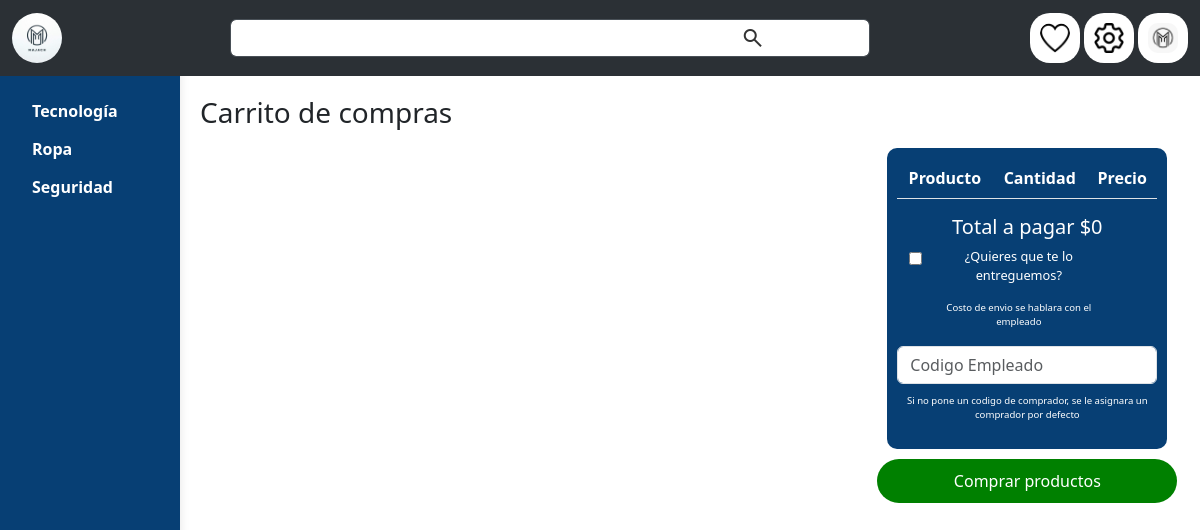
The page /cart/ (signed in) on the database as committed earlier.
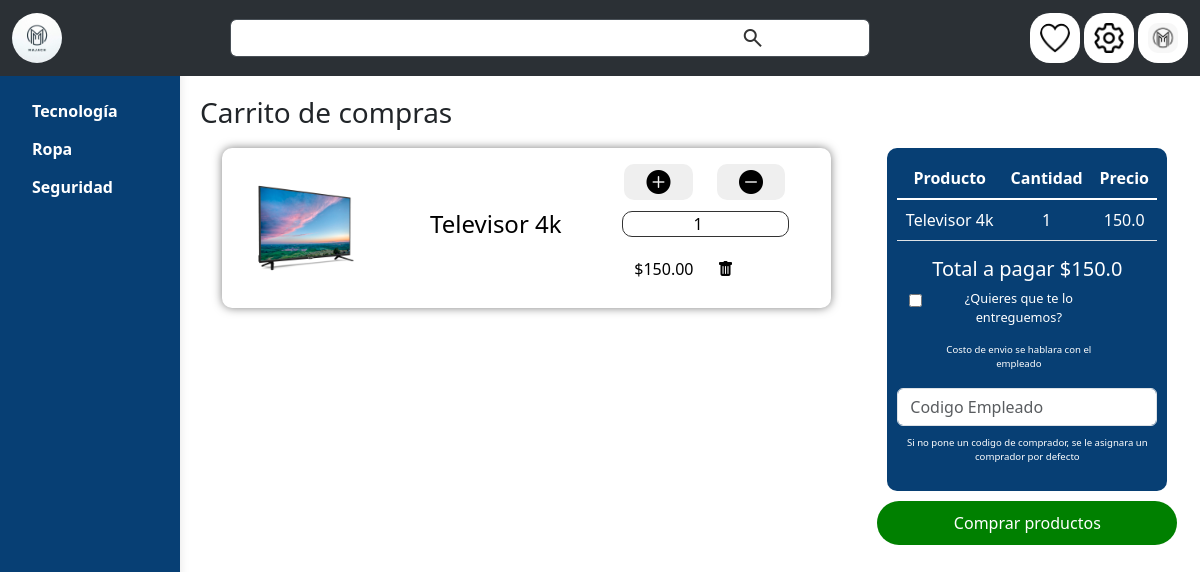
The same page on the database as committed later.
### intro/models.py (models this page shows, shortened)
class User(AbstractUser):
    phone = models.CharField(max_length=10)
    photo = models.ImageField(upload_to='users/', default='users/default.png')
    is_admin = models.BooleanField(default=False)
    is_seller = models.BooleanField(default=False)

class Category(models.Model):
    name = models.CharField(max_length=50)
    photo = models.ImageField(upload_to='categories/', default='categories/default-category.jpeg')

class Cart(models.Model):
    user = models.ForeignKey(User, on_delete=models.CASCADE, blank=True, null=True)
    product = models.ForeignKey(Product, on_delete=models.CASCADE, blank=True, null=True)
    quantity = models.IntegerField()

class Product(models.Model):
    name = models.CharField(max_length=50)
    price = models.FloatField()
    stock = models.IntegerField()
    description = models.TextField()
    photo = models.ImageField(upload_to='products/')
    category = models.ForeignKey(Category, on_delete=models.CASCADE)
    comments = models.ManyToManyField(Comment, blank=True)

### intro/views.py (the view)
# urls.py: path('cart/', views.cart, name='cart'),
def cart(request):
    if request.user.is_authenticated:
        try:
            user = User.objects.get(pk=request.user.id)
            code_seller = ClientSellerRelation.objects.filter(client=Client.objects.get(user=user)).first()
            code_seller = code_seller.seller.code_seller
        except:
            code_seller = ""
        user = User.objects.get(pk=request.user.id)
        try:
            cart = Cart.objects.filter(user=user)
        except:
            cart = None
        total = 0
        try:
            for c in cart:
                total += c.product.price * c.quantity
        except:
            total = 0
        return render(request, 'users/cart.html', {
            'cart': cart,
            'total': total,
            'code_seller': code_seller
        })
    else:
        return render(request, 'intro.html', {
            'error': 'Debes iniciar sesión para acceder a esta página'
        })

### intro/templates/users/cart.html (shortened to what this page needs)
{% extends 'layout.html' %}
{% load static %}
{% block body %}
<h3 data-section="cart" data-value="cart"></h3>
<div class="container">
    <div class="row row-cols-2">
        <div class="col-lg-8">
            {% for product in cart %}
            <div class="container-product">
                <div class="cart-product">
                    <div class="container">
                        <div class="row row-cols-1 row-cols-md-2">
                            <div class="col-lg-3">
                                <div class="img-center">
                                    <img src="{{ product.product.photo.url }}" alt="Product_photo" width="100">
                                </div>
                            </div>
                            <div class="col-lg-9">
                                <div class="container">
                                    <div class="row row-cols-1 row-cols-sm-1 row-cols-md-2">
                                        <div class="col">
                                            <h4 class="text-center responsive-blanc">{{ product.product.name }}</h4>
                                        </div>
                                        <div class="col">
                                            <div class="container text-center">
                                                <div class="row row-cols-1 row-cols-sm-1 row-cols-md-2">
                                                    <div class="col">
                                                        <form action="{% url 'intro:add_one_product' product.id %}" method="post">
                                                            <button type="submit" class="add-minus-price-btn">
                                                                <i class="bi bi-plus-circle-fill"></i>
                                                            </button>
                                                        </form>
                                                    </div>
                                                    <div class="col">
                                                        <form action="{% url 'intro:remove_one_product' product.id %}" method="post">
                                                            <button type="submit" class="add-minus-price-btn">
                                                                <i class="bi bi-dash-circle-fill"></i>
                                                            </button>
                                                        </form>
                                                    </div>
                                                </div>
                                            </div>
                                        </div>
                                    </div>
                                    <div class="row row-cols-2 align-items-end">
                                        <div class="col">
                                            <h4 class="text-center responsive-text">{{ product.product.name }}</h4>
                                        </div>
                                        <div class="col">
                                            <input class="text-center input-quantity" id="stock" type="number" value="{{ product.quantity }}" min="1" width="30" readonly>
                                        </div>
                                        <div class="col">
                                        </div>
                                        <div class="col">
                                            <div class="container">
                                                <div class="row button-class">
                                                    <div class="col text-center">${{ product.product.price | floatformat:2 }}</div>
                                                    <div class="col">
                                                        <form action="{% url 'intro:delete_cart' product.id %}" method="post">
                                                            <button type="submit" class="item-cash">
                                                                <i class="bi bi-trash-fill"></i>
                                                            </button>
                                                        </form>
                                                    </div>
                                                </div>
                                            </div>
                                        </div>
                                    </div>
                                </div>
                            </div>
                        </div>
                    </div>
                </div>
            </div>
            {% endfor %}
        </div>
        <div class="col-lg-3">
            <div class="container text-center">
                <div class="row row-cols-1 fixed-container">
                    <form action="{% url 'intro:complete_buy' %}" method="post">
                        <div class="col">
                            <div class="bg-blue">
                                <div class="table-responsive">
                                    <table class="table">
                                        <thead style="background-color: #073F74;">
                                            <tr>
                                                <th class="table-color-blue" scope="col">Producto</th>
                                                <th class="table-color-blue" scope="col">Cantidad</th>
                                                <th class="table-color-blue" scope="col">Precio</th>
                                            </tr>
                                        </thead>
                                        <tbody class="table-group-divider">
                                            {% for product in cart %}
                                            <tr>
                                                <td class="table-color-blue">{{ product.product.name }}</td>
                                                <td class="table-color-blue">{{ product.quantity }}</td>
                                                <td class="table-color-blue">{{ product.product.price }}</td>
                                            </tr>
                                            {% endfor %}
                                        </tbody>
                                    </table>
                                </div>
                                <h5><span data-section="cart" data-value="total"></span> ${{ total }}</h5>
                                <div class="container">
                                    <div class="row row-cols-2">
                                        <div class="col-lg-1">
                                            <input type="checkbox" name="is_delivery" id="is_delivery">
                                        </div>
                                        <div class="col-lg-9">
                                            <p for="is_delivery" class="text-delivery" data-section="cart" data-value="delivery"></p>
                                            <p class="text-information-seller" data-section="cart" data-value="extra-delivery"></p>
                                        </div>
                                    </div>
                                </div>
                                <input type="text" class="form-control margin-bottom" id="user_buyer" name="user_buyer" placeholder="Codigo Empleado" value="{{ code_seller }}">
                                <p class="text-information-seller" data-section="cart" data-value="info"></p>
                            </div>
                        </div>
                        <div class="col">
                            <button type="submit" class="btn-buyproduct margin-bottom" data-section="cart" data-value="buy"></button>
                        </div>
                    </form>
                </div>
            </div>
        </div>
    </div>
</div>
{% endblock %}

### intro/templates/layout.html (shortened to what this page needs)
{% load static %}
<!DOCTYPE html>
<html lang="es">
<head>
    <link rel="stylesheet" href="{% static 'css/style.css' %}">
    <link href="https://cdn.jsdelivr.net/npm/bootstrap@5.3.3/dist/css/bootstrap.min.css" rel="stylesheet">
    <link rel="stylesheet" href="https://cdn.jsdelivr.net/npm/bootstrap-icons/font/bootstrap-icons.css">
</head>
<body>
    <nav class="navbar fixed-top sticky-top bg-body-tertiary" data-bs-theme="dark">
        <div class="container-fluid">
            <a class="navbar-brand" href="{% url 'intro:intro' %}">
                <img class="nav_logo" src="{% static 'img/Logo majach.jpg' %}" alt="Home" width="100">
            </a>
            <form class="d-flex" role="search">
                <div class="container input_search">
                    <div class="row">
                        <div class="col">
                            <input class="form-control me-2" type="search" aria-label="Search">
                            <span class="material-symbols-outlined">
                            </span>
                        </div>
                    </div>
                </div>
            </form>
            <div class="self_responsive_end">
                {% if not user.is_authenticated %}
                <button type="button" class="btn btn-primary login_button" data-bs-toggle="modal" data-bs-target="#staticBackdrop" data-section="layout" data-value="login"></button>
                {% else %}
                    <div class="tree_buttons">
                        {% if is_seller %}
                            <a type="button" href="#" class="circular_btn">
                                <img src="{% static 'img/usuario-Freepik.png' %}" alt="photo_user" width="100">
                            </a>
                        {% elif is_admin %}
                            <a type="button" href="#" class="circular_btn">
                                <img src="{% static 'img/usuario-Freepik.png' %}" alt="photo_user" width="100">
                            </a>
                        {% else %}
                            {% if user.is_admin %}
                                <a type="button" href="#" class="circular_btn">
                                    <img src="{% static 'img/grafico-circular-freepik.png' %}" alt="Favoritos" width="100">
                                </a>
                                <a type="button" href="{% url 'intro:admin_view' %}" class="circular_btn">
                                    <img src="{% static 'img/setting-freepik.png' %}" alt="Carrito de compras" width="100">
                                </a>
                                <a type="button" href="{% url 'intro:user' %}" class="circular_btn">
                                    <img src="{{ user.photo.url }}" alt="photo_user" width="100">
                                </a>
                            {% elif user.is_seller %}
                                <a type="button" href="{% url 'intro:favorite' %}" class="circular_btn">
                                    <img src="{% static 'img/favorito-Freepik.png' %}" alt="Favoritos" width="100">
                                </a>
                                <a type="button" href="{% url 'intro:look_clients' %}" class="circular_btn">
                                    <img src="{% static 'img/setting-freepik.png' %}" alt="Carrito de compras" width="100">
                                </a>
                                <a type="button" href="{% url 'intro:user' %}" class="circular_btn">
                                    <img src="{{ user.photo.url }}" alt="photo_user" width="100">
                                </a>
                            {% endif %}
                        {% endif %}
                    </div>
                {% endif %}
            </div>
        </div>
    </nav>
    <nav id="sidebar">
        <ul>
            {% for category in categories %}
                <a href="{% url 'intro:products' category.name %}">
                    <li>{{ category.name }}</li>
                </a>
            {% endfor %}
        </ul>
    </nav>
    <main id="body">
        {% block body %} {% endblock %}
    </main>
</body>
</html>

Rows that differ between the two databases and show on the page:
added Cart: product.photo (picture), product.name "Televisor 4k", quantity "1", product.price "150.00", product.price "150.0"
Other text that changed with them:
{{ total }}: "0" → "150.0"
